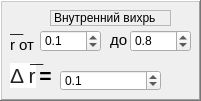
   <widget class="QFrame" name="frame_6">
    <property name="geometry">
     <rect>
      <x>250</x>
      <y>140</y>
      <width>201</width>
      <height>101</height>
     </rect>
    </property>
    <property name="frameShape">
     <enum>QFrame::WinPanel</enum>
    </property>
    <property name="frameShadow">
     <enum>QFrame::Raised</enum>
    </property>
    <widget class="QLabel" name="lbl_21">
     <property name="geometry">
      <rect>
       <x>10</x>
       <y>30</y>
       <width>41</width>
       <height>31</height>
      </rect>
     </property>
     <property name="text">
      <string>&lt;html&gt;&lt;head/&gt;&lt;body&gt;&lt;p&gt;&lt;span style=&quot; font-size:11pt;&quot;&gt;r от&lt;/span&gt;&lt;/p&gt;&lt;/body&gt;&lt;/html&gt;</string>
     </property>
    </widget>
    <widget class="QDoubleSpinBox" name="dblSpinBox_15">
     <property name="geometry">
      <rect>
       <x>40</x>
       <y>30</y>
       <width>61</width>
       <height>22</height>
      </rect>
     </property>
     <property name="wrapping">
      <bool>true</bool>
     </property>
     <property name="decimals">
      <number>1</number>
     </property>
     <property name="minimum">
      <double>0.100000000000000</double>
     </property>
     <property name="maximum">
      <double>0.800000000000000</double>
     </property>
     <property name="singleStep">
      <double>0.100000000000000</double>
     </property>
     <property name="value">
      <double>0.100000000000000</double>
     </property>
    </widget>
    <widget class="QLabel" name="lbl_22">
     <property name="geometry">
      <rect>
       <x>110</x>
       <y>30</y>
       <width>21</width>
       <height>21</height>
      </rect>
     </property>
     <property name="text">
      <string>&lt;html&gt;&lt;head/&gt;&lt;body&gt;&lt;p&gt;&lt;span style=&quot; font-size:11pt;&quot;&gt;до&lt;/span&gt;&lt;/p&gt;&lt;/body&gt;&lt;/html&gt;</string>
     </property>
    </widget>
    <widget class="QDoubleSpinBox" name="dblSpinBox_16">
     <property name="geometry">
      <rect>
       <x>130</x>
       <y>30</y>
       <width>61</width>
       <height>22</height>
      </rect>
     </property>
     <property name="wrapping">
      <bool>true</bool>
     </property>
     <property name="decimals">
      <number>1</number>
     </property>
     <property name="minimum">
      <double>0.100000000000000</double>
     </property>
     <property name="maximum">
      <double>0.800000000000000</double>
     </property>
     <property name="singleStep">
      <double>0.105000000000000</double>
     </property>
     <property name="value">
      <double>0.800000000000000</double>
     </property>
    </widget>
    <widget class="QLabel" name="lbl_23">
     <property name="geometry">
      <rect>
       <x>10</x>
       <y>60</y>
       <width>81</width>
       <height>31</height>
      </rect>
     </property>
     <property name="text">
      <string>&lt;!DOCTYPE HTML PUBLIC &quot;-//W3C//DTD HTML 4.0//EN&quot; &quot;http://www.w3.org/TR/REC-html40/strict.dtd&quot;&gt;
&lt;html&gt;&lt;head&gt;&lt;meta name=&quot;qrichtext&quot; content=&quot;1&quot; /&gt;&lt;style type=&quot;text/css&quot;&gt;
p, li { white-space: pre-wrap; }
&lt;/style&gt;&lt;/head&gt;&lt;body style=&quot; font-family:'MS Shell Dlg 2'; font-size:8pt; font-weight:400; font-style:normal;&quot;&gt;
&lt;p style=&quot; margin-top:12px; margin-bottom:12px; margin-left:0px; margin-right:0px; -qt-block-indent:0; text-indent:0px;&quot;&gt;&lt;span style=&quot; font-family:'arial,sans-serif'; font-size:16pt; color:#222222; background-color:#ffffff;&quot;&gt;Δ r&lt;/span&gt;&lt;span style=&quot; font-family:'Times New Roman,serif'; font-size:16pt; vertical-align:sub;&quot;&gt; &lt;/span&gt;&lt;span style=&quot; font-family:'Times New Roman,serif'; font-size:16pt; font-weight:600;&quot;&gt;=&lt;/span&gt;&lt;/p&gt;&lt;/body&gt;&lt;/html&gt;</string>
     </property>
    </widget>
    <widget class="QLabel" name="label_4">
     <property name="geometry">
      <rect>
       <x>50</x>
       <y>10</y>
       <width>121</width>
       <height>16</height>
      </rect>
     </property>
     <property name="frameShape">
      <enum>QFrame::StyledPanel</enum>
     </property>
     <property name="text">
      <string>Внутренний вихрь</string>
     </property>
     <property name="wordWrap">
      <bool>false</bool>
     </property>
    </widget>
    <widget class="QLabel" name="label_5">
     <property name="geometry">
      <rect>
       <x>10</x>
       <y>20</y>
       <width>16</width>
       <height>16</height>
      </rect>
     </property>
     <property name="text">
      <string>__</string>
     </property>
    </widget>
    <widget class="QLabel" name="label_6">
     <property name="geometry">
      <rect>
       <x>30</x>
       <y>50</y>
       <width>16</width>
       <height>16</height>
      </rect>
     </property>
     <property name="text">
      <string>__</string>
     </property>
    </widget>
    <widget class="QDoubleSpinBox" name="dblSpinBox_17">
     <property name="geometry">
      <rect>
       <x>60</x>
       <y>70</y>
       <width>101</width>
       <height>21</height>
      </rect>
     </property>
     <property name="wrapping">
      <bool>true</bool>
     </property>
     <property name="decimals">
      <number>1</number>
     </property>
     <property name="minimum">
      <double>0.100000000000000</double>
     </property>
     <property name="maximum">
      <double>0.800000000000000</double>
     </property>
     <property name="singleStep">
      <double>0.100000000000000</double>
     </property>
     <property name="value">
      <double>0.100000000000000</double>
     </property>
    </widget>
   </widget>
